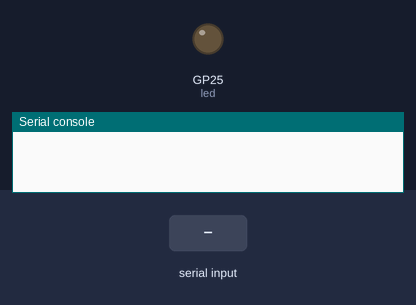
This program was run on a simulated Raspberry Pi Pico running MicroPython. Shown: output pins drawn as LEDs (lit = HIGH), the last lines printed to the serial console. Dashed ring = blinking. The test bench sets the inputs (shaded band). Random numbers come from a fixed seed.

Above: at 1.2 s.
1.3 s: "1" typed at the serial console, then Enter
At 1.4 s:
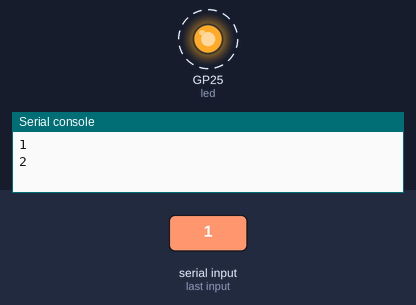
3.4 s: "0" typed at the serial console, then Enter
At 5.7 s:
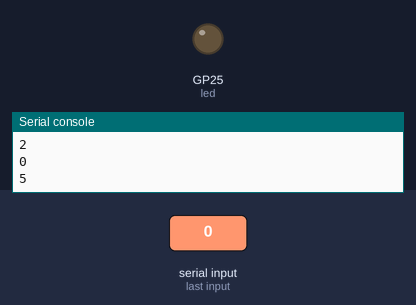
Timing chart, 0 to 7.2 s (numbered marks = the images above; inputs shaded):
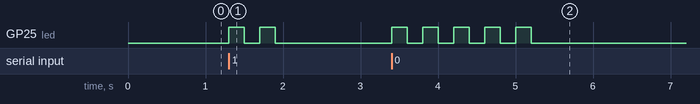

The program:

04_04_dado.py
```python
from machine import Pin
from utime import sleep
from random import randint

led = Pin('LED', Pin.OUT)

def lanza_dado():
    return randint(1, 6)

def parpadeo(veces, espera):
    for x in range(veces):
        led.on()
        sleep(espera)
        led.off()
        sleep(espera)

while True:
    input()
    tirada_dado = lanza_dado()
    print(tirada_dado)
    parpadeo(tirada_dado, 0.2)
```

Measured:
- after the input at 1.3 s, GP25 (led): alternates HIGH for 0.20 s and LOW for 0.20 s, 4 changes in all, then stays LOW, starting at once
- after the input at 3.4 s, GP25 (led): alternates HIGH for 0.20 s and LOW for 0.20 s, 10 changes in all, then stays LOW, starting at once
